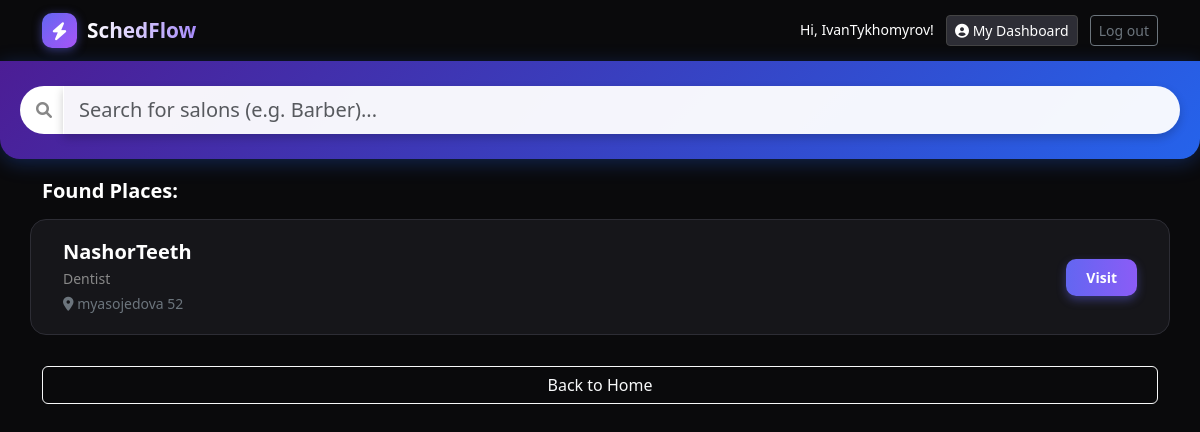
/?category=dentist (signed in), run on the app's committed database.
### core/models.py (models this page shows, shortened)
class BusinessProfile(models.Model):
    user = models.OneToOneField(User, on_delete=models.CASCADE, related_name='business_profile')
    name = models.CharField(max_length=100, verbose_name="Business Name")
    category = models.CharField(max_length=50, choices=CATEGORY_CHOICES, default='barber', verbose_name="Category")
    description = models.TextField(blank=True, verbose_name="About / Description")
    address = models.CharField(max_length=200, blank=True, verbose_name="Address")
    phone = models.CharField(max_length=20, blank=True, verbose_name="Phone Number")
    is_approved = models.BooleanField(default=False, verbose_name="Approved by Admin")

### core/views.py (the view)
# urls.py: path('', index), # Главная страница
def index(request):
    query = request.GET.get('q')
    category_filter = request.GET.get('category')
    salons = []
    is_search = False
    if query:
        salons = BusinessProfile.objects.filter(name__icontains=query, is_approved=True)
        is_search = True
    elif category_filter:
        salons = BusinessProfile.objects.filter(category=category_filter, is_approved=True)
        is_search = True
    else:
        salons = BusinessProfile.objects.none()
    return render(request, 'core/index.html', {
        'salons': salons,
        'is_search': is_search
    })

### core/templates/core/index.html (shortened to what this page needs)
<!DOCTYPE html>
<html lang="en">
<head>
    <link href="https://cdn.jsdelivr.net/npm/bootstrap@5.3.0/dist/css/bootstrap.min.css" rel="stylesheet">
    <link rel="stylesheet" href="https://cdnjs.cloudflare.com/ajax/libs/font-awesome/6.0.0/css/all.min.css">
</head>
<body>
    <nav class="navbar navbar-dark" style="background-color: #0a0a0c;">
        <div class="container">
            <a class="navbar-brand d-flex align-items-center" href="/">
                <div style="width: 35px; height: 35px; background: linear-gradient(135deg, #6366f1 0%, #a855f7 100%); border-radius: 10px; display: flex; align-items: center; justify-content: center; margin-right: 10px; box-shadow: 0 2px 10px rgba(99, 102, 241, 0.5);">
                    <i class="fas fa-bolt text-white" style="font-size: 18px;"></i>
                </div>
                <span class="fw-bold" style="font-size: 1.3rem; background: linear-gradient(90deg, #ffffff 0%, #a78bfa 100%); -webkit-background-clip: text; -webkit-text-fill-color: transparent;">
                    SchedFlow
                </span>
            </a>
            <div>
                {% if user.is_authenticated %}
                    <span class="text-white me-2 small">Hi, {{ user.username }}!</span>
                    <a href="{% url 'dashboard' %}" class="btn btn-sm me-2" style="background-color: #2d2d35; color: white; border: 1px solid #444;">
                        <i class="fas fa-user-circle"></i> My Dashboard
                    </a>
                    <form action="{% url 'logout' %}" method="post" style="display:inline;">
                        <button type="submit" class="btn btn-outline-secondary btn-sm">Log out</button>
                    </form>
                {% else %}
                    <a href="/accounts/login/" class="btn btn-outline-light btn-sm me-2">Log In</a>
                    <a href="/register/" class="btn btn-primary btn-sm" style="background: linear-gradient(90deg, #6366f1 0%, #8b5cf6 100%); border: none;">Sign Up</a>
                {% endif %}
            </div>
        </div>
    </nav>
    <div class="search-container sticky-top">
        <form method="get" action="">
            <div class="input-group">
                <span class="input-group-text bg-white border-0 rounded-start-5 ps-3">
                    <i class="fas fa-search text-muted"></i>
                </span>
                <input type="text" name="q" class="form-control form-control-lg rounded-end-5" placeholder="Search for salons (e.g. Barber)...">
            </div>
        </form>
    </div>
    {% if is_search %}
    <div class="container mt-3">
        <h5 class="mb-3 text-white">Found Places:</h5>
        {% for salon in salons %}
            <div class="service-card row align-items-center">
                <div class="col-8">
                    <h5 class="mb-1">{{ salon.name }}</h5>
                    <p class="text-muted small mb-1">{{ salon.get_category_display }}</p>
                    <p class="text-secondary small mb-0"><i class="fas fa-map-marker-alt"></i> {{ salon.address }}</p>
                </div>
                <div class="col-4 text-end">
                    <a href="{% url 'salon_detail' salon.id %}" class="btn btn-visit btn-sm">Visit</a>
                </div>
            </div>
        {% empty %}
            <div class="text-center mt-5">
                <i class="fas fa-search fa-3x text-muted mb-3"></i>
                <p>No places found :(</p>
                <a href="/" class="text-info">Clear search</a>
            </div>
        {% endfor %}
        <a href="/" class="btn btn-outline-light mt-3 w-100">Back to Home</a>
    </div>
    {% endif %}
</body>
</html>

### core/templates/core/index.html (style rules this page uses)
body { background-color: #0a0a0c; color: #ffffff; font-family: 'Segoe UI', Tahoma, Geneva, Verdana, sans-serif; }
.search-container { padding: 25px 20px; background: linear-gradient(135deg, #4c1d95 0%, #2563eb 100%); border-bottom-left-radius: 20px; border-bottom-right-radius: 20px; box-shadow: 0 4px 20px rgba(37, 99, 235, 0.3); margin-bottom: 20px; }
.form-control-lg { border-radius: 50px; border: none; background-color: rgba(255, 255, 255, 0.95); box-shadow: 0 4px 10px rgba(0,0,0,0.2); }
.service-card { background-color: #16161a; border-radius: 16px; padding: 20px; margin-bottom: 15px; border: 1px solid #2d2d35; transition: 0.2s; }
.btn-visit { background: linear-gradient(90deg, #6366f1 0%, #8b5cf6 100%); color: white; font-weight: bold; border: none; border-radius: 10px; padding: 8px 20px; box-shadow: 0 4px 10px rgba(99, 102, 241, 0.4); }
h5 { font-weight: 600; }
.text-muted { color: #888 !important; }

### data on the page
BusinessProfile: name "NashorTeeth", category "Dentist", address "myasojedova 52"

### other printed values
{{ user.username }} "IvanTykhomyrov"
